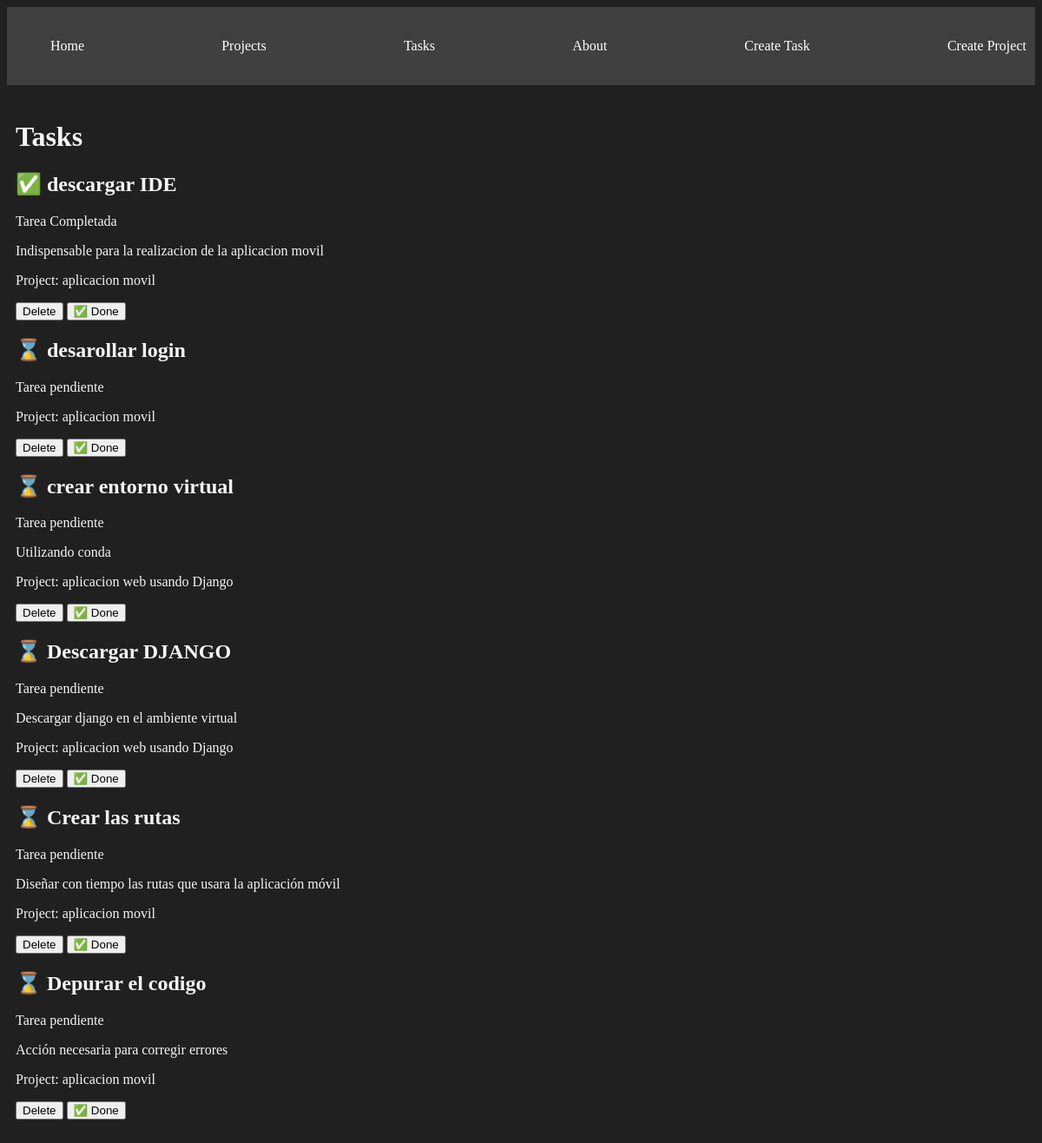
/tasks/, run on the app's committed database.
### myapp/models.py (models this page shows, shortened)
class Task(models.Model):
    title = models.CharField(max_length=200)
    description = models.TextField()
    project = models.ForeignKey(Project, on_delete=models.CASCADE)
    done = models.BooleanField(default = False)

class Project(models.Model):
    name = models.CharField(max_length=200)

### myapp/views.py (the view)
# urls.py: path('tasks/', views.tasks, name = 'tasks'),
def tasks(request):
    tasks = Task.objects.all()
    return render(request, 'tasks/tasks.html', {
        'tasks': tasks
    })

### myapp/templates/tasks/tasks.html
{% extends 'layouts/base.html' %}
{% block content %}
<h1>Tasks</h1>
{% for task in tasks %}
<div>
    <h2>{% if task.done == False %} ⌛ {% else %} ✅ {% endif %} {{task.title}}</h2>
    {% if task.done == False %}
        <p>Tarea pendiente</p>
    {% else %}
        <p>Tarea Completada</p>
    {% endif %}
    <p>{{task.description}}</p>
    <p>Project: {{task.project.name}}</p>
    <button>
        Delete
    </button>
    <button>
        ✅ Done
    </button>
</div>
{% endfor %}
{% endblock %}

### myapp/static/styles/main.css (style rules this page uses)
body { background-color: #202020; color: whitesmoke; }

### data on the page
Task: title "descargar IDE", done "Tarea Completada", description "Indispensable para la realizacion de la aplicacion movil", project.name "aplicacion movil"
Task: title "desarollar login", done "Tarea pendiente", project.name "aplicacion movil"
Task: title "crear entorno virtual", done "Tarea pendiente", description "Utilizando conda", project.name "aplicacion web usando Django"
Task: title "Descargar DJANGO", done "Tarea pendiente", description "Descargar django en el ambiente virtual", project.name "aplicacion web usando Django"
Task: title "Crear las rutas", done "Tarea pendiente", description "Diseñar con tiempo las rutas que usara la aplicación móvil", project.name "aplicacion movil"
Task: title "Depurar el codigo", done "Tarea pendiente", description "Acción necesaria para corregir errores", project.name "aplicacion movil"
